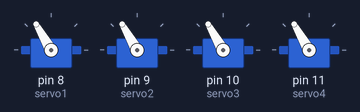
Bench run of a sketch on a simulated Arduino Uno, built with avr-gcc and run on an emulated ATmega328P. On the bench: 4 × servo. What the sketch prints to the serial monitor is not drawn.

Above: at 0.1 s.
At 4.84 s:
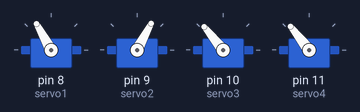
At 9.96 s:
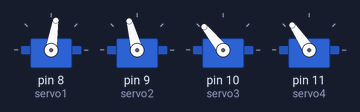
At 19.9 s:
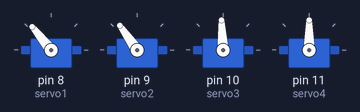
At 29.83 s:
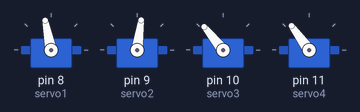
At 39.77 s:
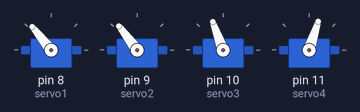
Timing chart, 0 to 40.0 s (numbered marks = the images above):
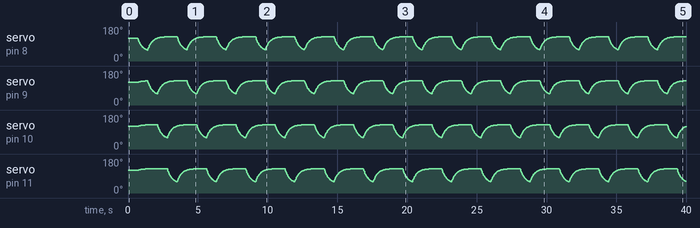

The sketch:

wormArduino.ino
```cpp
#include <Servo.h>

Servo servo1;
Servo servo2;
Servo servo3;
Servo servo4;

float servo1Value = 120;
float servo2Value = 120;
float servo3Value = 120;
float servo4Value = 120;

float servo1ValuePrev = 120;
float servo2ValuePrev = 120;
float servo3ValuePrev = 120;
float servo4ValuePrev = 120;

float servo1ValueSmoothed = 120;
float servo2ValueSmoothed = 120;
float servo3ValueSmoothed = 120;
float servo4ValueSmoothed = 120;

int timeDelay = 700;
int shorter = 130;
int longer = 50;

unsigned long currentMillis;
long previousMillis = 0;    // set up timers
long interval = 10;        // time constant for timer

int stepFlag = 0;
long previousStepMillis = 0;

void setup() {
  servo1.attach(8);
  servo2.attach(9);
  servo3.attach(10);
  servo4.attach(11);

  servo1.write(120);
  servo2.write(120);
  servo3.write(120);
  servo4.write(120);

  Serial.begin(115200);


}

void loop() {


    currentMillis = millis();
    if (currentMillis - previousMillis >= interval) {  // start 5ms timed loop
        previousMillis = currentMillis;

        if (stepFlag == 0 && currentMillis - previousStepMillis > timeDelay) {
          servo1Value = longer;
          servo2Value = shorter;
          servo3Value = shorter;
          servo4Value = shorter;
          stepFlag = 1;
          previousStepMillis = currentMillis;
        }

        else if (stepFlag == 1 && currentMillis - previousStepMillis > timeDelay) {
          servo1Value = shorter;
          servo2Value = longer;
          servo3Value = shorter;
          servo4Value = shorter;
          stepFlag = 2;
          previousStepMillis = currentMillis;
        }

        else if (stepFlag == 2 && currentMillis - previousStepMillis > timeDelay) {
          servo1Value = shorter;
          servo2Value = shorter;
          servo3Value = longer;
          servo4Value = shorter;
          stepFlag = 3;
          previousStepMillis = currentMillis;
        }

        else if (stepFlag == 3 && currentMillis - previousStepMillis > timeDelay) {
          servo1Value = shorter;
          servo2Value = shorter;
          servo3Value = shorter;
          servo4Value = longer;
          stepFlag = 0;
          previousStepMillis = currentMillis;
        }

        else if (stepFlag == 4 && currentMillis - previousStepMillis > timeDelay) {
          servo1Value = shorter;
          servo2Value = shorter;
          servo3Value = shorter;
          servo4Value = shorter;
          stepFlag = 0;
          previousStepMillis = currentMillis;        }

        servo1ValueSmoothed = (servo1Value * 0.03) + (servo1ValuePrev * 0.97);
        servo2ValueSmoothed = (servo2Value * 0.03) + (servo2ValuePrev * 0.97);
        servo3ValueSmoothed = (servo3Value * 0.03) + (servo3ValuePrev * 0.97);
        servo4ValueSmoothed = (servo4Value * 0.03) + (servo4ValuePrev * 0.97);

        servo1ValuePrev = servo1ValueSmoothed;
        servo2ValuePrev = servo2ValueSmoothed;
        servo3ValuePrev = servo3ValueSmoothed;
        servo4ValuePrev = servo4ValueSmoothed;

        Serial.print(servo2Value);
        Serial.print(" , " );
        Serial.println(servo2ValueSmoothed);

        servo1.write(servo1ValueSmoothed);
        servo2.write(servo2ValueSmoothed);
        servo3.write(servo3ValueSmoothed);
        servo4.write(servo4ValueSmoothed);


    }


}
```
